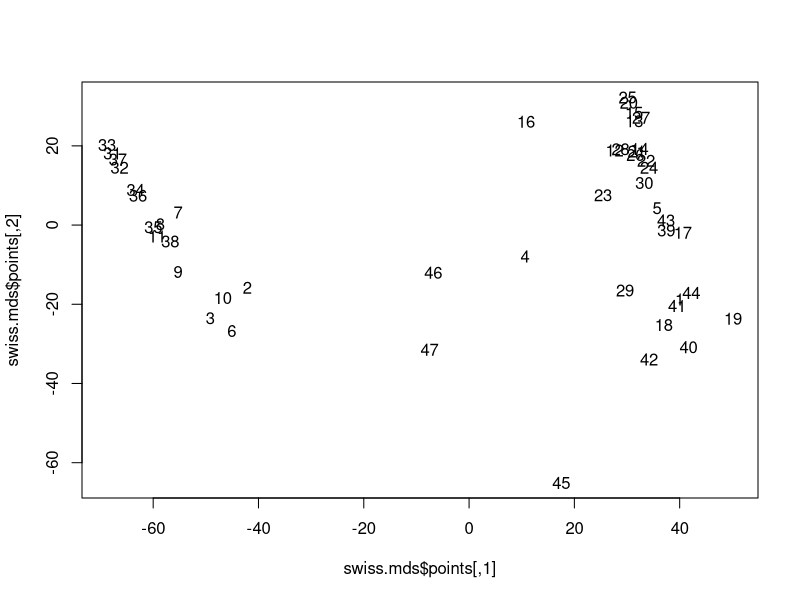
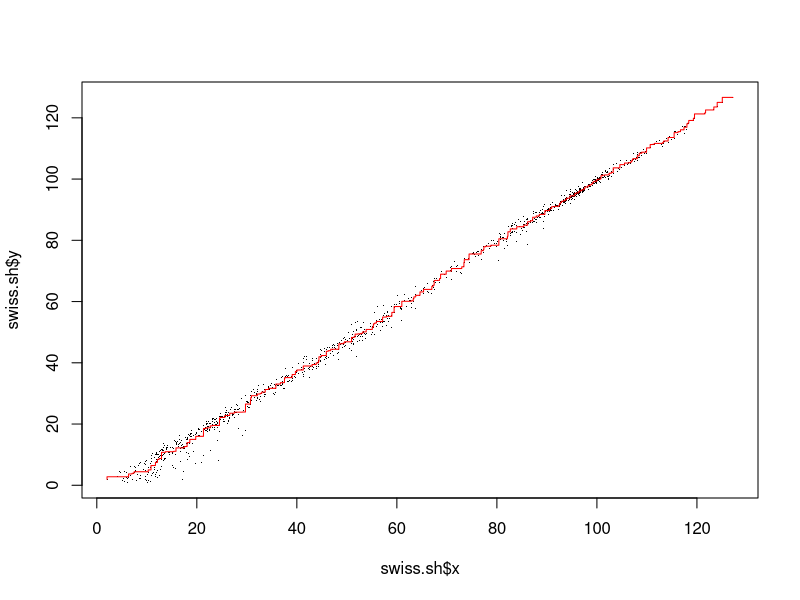

These figures' R source, in order:
install.packages("MASS")
library(MASS)
require(stats); require(graphics)
swiss.x<- as.matrix(swiss[, -1])
swiss.dist<- dist(swiss.x)
swiss.mds<- isoMDS(swiss.dist)
plot(swiss.mds$points, type = "n")
text(swiss.mds$points, labels = as.character(1:nrow(swiss.x)))
swiss.sh <- Shepard(swiss.dist,  swiss.mds$points)
plot(swiss.sh, pch= ".")
lines(swiss.sh$x, swiss.sh$yf, type = "S", col="red")
